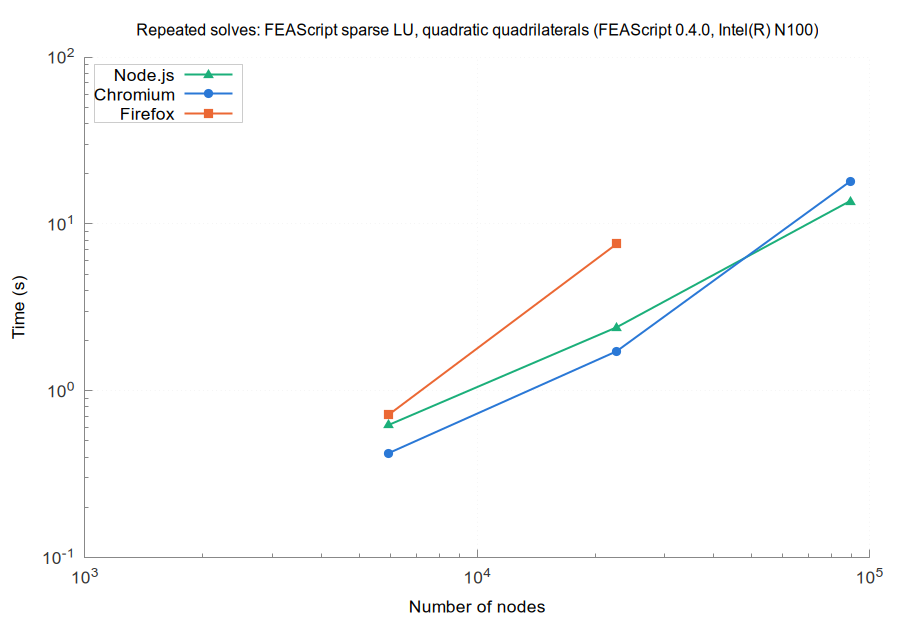

Source code (gnuplot):
set terminal pngcairo size 900,620 font 'Arial,13'
set border 3 lc rgb '#888888'; set tics nomirror tc rgb '#333333'
set grid lc rgb '#e6e6e6' lw 1; set key top left box lc rgb '#cccccc' opaque
set logscale xy; set format y '10^{%L}'; set format x '10^{%L}'
set output 'browsers_FEAScript_sparse_LU_quadratic_quadrilaterals_repeated.png'
set title 'Repeated solves: FEAScript sparse LU, quadratic quadrilaterals (FEAScript 0.4.0, Intel(R) N100)' font 'Arial,12'
set xlabel 'Number of nodes'
set ylabel 'Time (s)'
plot 'browsers_FEAScript_sparse_LU_quadratic_quadrilaterals_repeated_node.dat' u 1:2 w lp lw 2 pt 9 ps 1.2 lc rgb '#1baf7a' t 'Node.js', \
     'browsers_FEAScript_sparse_LU_quadratic_quadrilaterals_repeated_chromium.dat' u 1:2 w lp lw 2 pt 7 ps 1.2 lc rgb '#2a78d6' t 'Chromium', \
     'browsers_FEAScript_sparse_LU_quadratic_quadrilaterals_repeated_firefox.dat' u 1:2 w lp lw 2 pt 5 ps 1.2 lc rgb '#eb6834' t 'Firefox'
